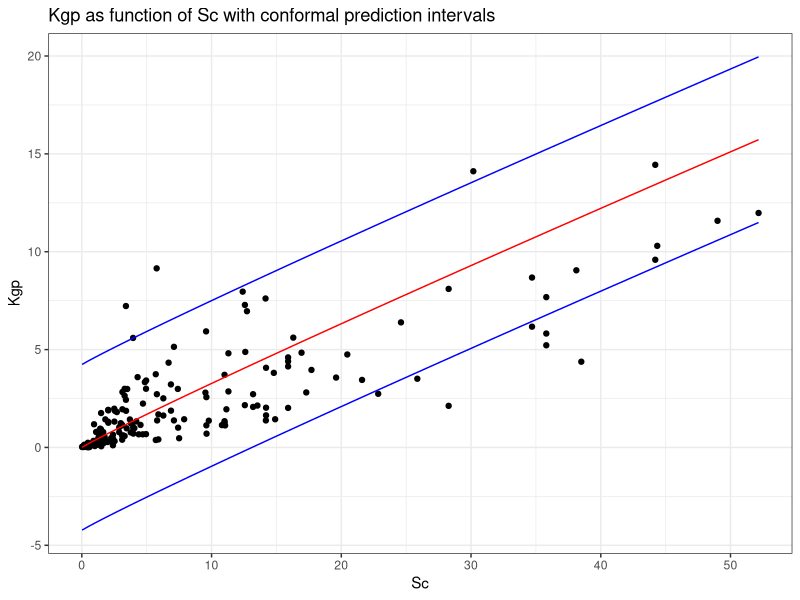
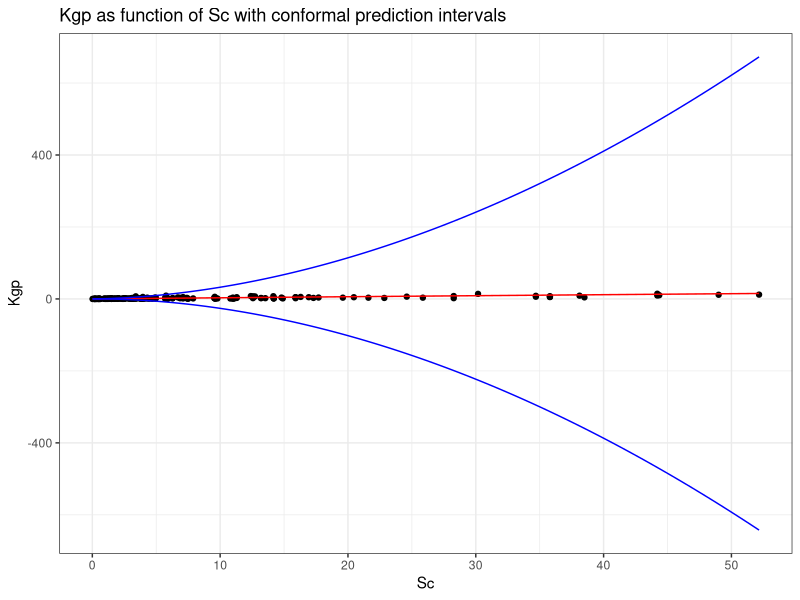
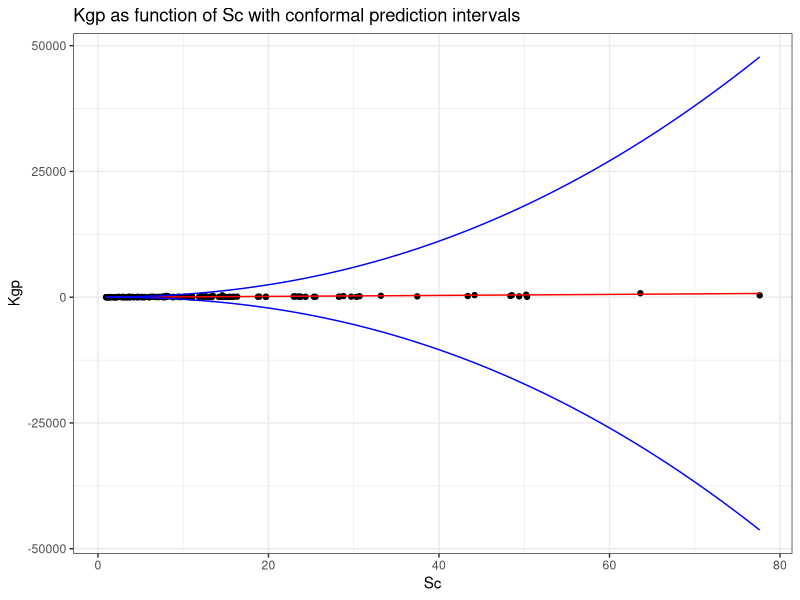

These charts were generated, in order, by the following R code: (Note: this script raises an error after producing the figures.)
library(tidyverse)
library(ggplot2)
library(dplyr)

leafs_log <- read.csv('Data/leafs_log.csv')
roots_log <- read.csv('Data/roots_log.csv')
wood_log <- read.csv('Data/wood_log.csv')

train_leafs_log <- read.csv('Data/train_leafs_log.csv')
train_roots_log <- read.csv('Data/train_roots_log.csv')
train_wood_log<- read.csv('Data/train_wood_log.csv')

test_leafs_log <- read.csv('Data/test_leafs_log.csv')
test_roots_log <- read.csv('Data/test_roots_log.csv')
test_wood_log<- read.csv('Data/test_wood_log.csv')

leafs_train <- read.csv('Data/train_leafs.csv')
roots_train <- read.csv('Data/train_roots.csv')
wood_train<- read.csv('Data/train_wood.csv')

test_leafs <- read.csv('Data/test_leafs.csv')
test_roots <- read.csv('Data/test_roots.csv')
test_wood <- read.csv('Data/test_wood.csv')

####################################################################
#Log-log ols--------------------------------------------------------
####################################################################

pred_int_making_1 <- function(train_data) {
  #Test and calibration
  picked <- sample(seq(1, nrow(train_data)), 0.8*nrow(train_data))
  train <- train_data[picked,]
  cali <- train_data[-picked,]
  cali <- cali %>% mutate(Sc = exp(Sc), Kgp = exp(Kgp))

  #Linear model
  lm <- lm(Kgp ~ Sc, train)
  var_hat <- sum(lm$residuals^2)/(nrow(train)-1)
  f_hat <- function(x) exp(lm$coefficients[[1]])*x^lm$coefficients[[2]]
  f_hat_adj <- function(x) exp(lm$coefficients[[1]])*x^lm$coefficients[[2]]*exp(var_hat/2)
  var_y_hat <- function(x) exp(2*(lm$coefficients[[1]]+log(x)*lm$coefficients[[2]])+var_hat)*(exp(var_hat)-1)

  # Heuristic notion of uncertainty
  mse <- sort((f_hat(cali$Sc) - cali$Kgp)^2)
  mse_adj <- sort((f_hat_adj(cali$Sc) - cali$Kgp)^2)
  quanti <- ceiling((nrow(cali)+1)*(1-0.1))
  q_hat <- mse[quanti]
  q_hat_adj <- mse_adj[quanti]
  
  #Prediction interval functions
  
  upper_1 <- function(x) f_hat(x) + sqrt(q_hat)
  lower_1 <- function(x) f_hat(x) - sqrt(q_hat)
  
  upper_2 <- function(x) f_hat_adj(x) + sqrt(q_hat_adj)
  lower_2 <- function(x) f_hat_adj(x) - sqrt(q_hat_adj)
  
  return(list(f_hat_adj, f_hat, lower_1, upper_1, lower_2, upper_2))
}
pred_int_making_2 <- function(train_data) {
  #Test and calibration
  picked <- sample(seq(1, nrow(train_data)), 0.8*nrow(train_data))
  train <- train_data[picked,]
  cali <- train_data[-picked,]
  cali <- cali %>% mutate(Sc = exp(Sc), Kgp = exp(Kgp))
  
  #Linear model
  lm <- lm(Kgp ~ Sc, train)
  var_hat <- sum(lm$residuals^2)/(nrow(train)-1)
  f_hat <- function(x) exp(lm$coefficients[[1]])*x^lm$coefficients[[2]]*exp(var_hat/2)
  var_y_hat <- function(x) exp(2*(lm$coefficients[[1]]+log(x)*lm$coefficients[[2]])+var_hat)*(exp(var_hat)-1)
  
  # Heuristic notion of uncertainty
  score <- sort(abs(f_hat(cali$Sc) - cali$Kgp)/var_y_hat(cali$Sc))
  quanti <- ceiling((nrow(cali)+1)*(1-0.1))
  q_hat <- score[quanti]
  
  #Prediction intervals
  upper <- function(x) f_hat(x) + q_hat*var_y_hat(x)
  lower <- function(x) f_hat(x) - q_hat*var_y_hat(x)
  
  return(list(f_hat, lower, upper))
}

a <- pred_int_making_1(train_leafs_log)
b <- pred_int_making_1(train_wood_log)
#c <- pred_int_making(train_roots_log)
c <- pred_int_making_2(train_leafs_log)
d <- pred_int_making_2(train_wood_log)

#Der er ikke nok data punkter i roots --  vi får NA's

#Coverage på test set

mean(a[[3]](test_leafs$Sc) <= test_leafs$Kgp & test_leafs$Kgp  <= a[[4]](test_leafs$Sc))
mean(b[[3]](test_wood$Sc) <= test_wood$Kgp & test_wood$Kgp  <= b[[4]](test_wood$Sc))
mean(a[[5]](test_leafs$Sc) <= test_leafs$Kgp & test_leafs$Kgp  <= a[[6]](test_leafs$Sc))
mean(b[[5]](test_wood$Sc) <= test_wood$Kgp & test_wood$Kgp  <= b[[6]](test_wood$Sc))
mean(c[[2]](test_leafs$Sc) <= test_leafs$Kgp & test_leafs$Kgp  <= c[[3]](test_leafs$Sc))
mean(d[[2]](test_wood$Sc) <= test_wood$Kgp & test_wood$Kgp  <= d[[3]](test_wood$Sc))

ggplot(test_leafs, aes(x = Sc, y = Kgp)) + 
  geom_point() + 
  theme_bw() +
  xlab('Sc') + 
  ylab('Kgp')+
  geom_function(fun = a[[1]], colour = "red") +
  geom_function(fun = a[[5]], colour = "blue") +
  geom_function(fun = a[[6]], colour = "blue") +
  labs(title = "Kgp as function of Sc with conformal prediction intervals")


#De her to er efter metoderne i noten, men de bliver bare virkelig bred

ggplot(test_leafs, aes(x = Sc, y = Kgp)) + 
  geom_point() + 
  theme_bw() +
  xlab('Sc') + 
  ylab('Kgp')+
  geom_function(fun = c[[1]], colour = "red") +
  geom_function(fun = c[[2]], colour = "blue") +
  geom_function(fun = c[[3]], colour = "blue") +
  labs(title = "Kgp as function of Sc with conformal prediction intervals")

ggplot(test_wood, aes(x = Sc, y = Kgp)) + 
  geom_point() + 
  theme_bw() +
  xlab('Sc') + 
  ylab('Kgp')+
  geom_function(fun = d[[1]], colour = "red") +
  geom_function(fun = d[[2]], colour = "blue") +
  geom_function(fun = d[[3]], colour = "blue") +
  labs(title = "Kgp as function of Sc with conformal prediction intervals")


#Distribution of coverage by resampling

cv_cov <- function(data, k, alpha) {
  cov <- c()
  n <- nrow(data)
  group <- sample(rep(1:k, length.out = n))
  for (i in (1:k)){
    #Fit model
    if (i != k){
      data_cv <- data[group != i & group != (i+1), ]
      n_cv <- nrow(data_cv)
      n_cali <- nrow(data[group == i, ])
      
      lm_cv <- lm(Kgp ~ Sc, data = data_cv)
      f_hat <- function(x) lm_cv$coefficients[[2]]*x + lm_cv$coefficients[[1]]
      
      # Heuristic notion of uncertainty
      mse <- sort((f_hat(data[group == i, ]$Sc) - data[group == i, ]$Kgp)^2)
      quanti <- ceiling((n_cali+1)*(1-alpha))
      q_hat <- mse[quanti]
      print(q_hat)
      
      # Coverage
      up_cv <- f_hat(data[group == (i+1), ]$Sc) + sqrt(q_hat)
      low_cv <- f_hat(data[group == (i+1), ]$Sc) - sqrt(q_hat)
      
      cov[i] <- mean(low_cv <= data[group == (i+1), ]$Kgp & data[group == (i+1), ]$Kgp  <= up_cv)
    }
    else {
      data_cv <- data[group != k & group != 1, ]
      n_cv <- nrow(data_cv)
      n_cali <- nrow(data[group == k, ])
      
      lm_cv <- lm(Kgp ~ Sc, data = data_cv)
      f_hat <- function(x) lm_cv$coefficients[[2]]*x + lm_cv$coefficients[[1]]
      
      # Heuristic notion of uncertainty
      
      mse <- sort((f_hat(data[group == k, ]$Sc) - data[group == k, ]$Kgp)^2)
      quanti <- ceiling((n_cali+1)*(1-alpha))
      q_hat <- mse[quanti]
      
      # Conformal prediction interval
      up_cv <- f_hat(data[group == 1, ]$Sc) + sqrt(q_hat)
      low_cv <- f_hat(data[group == 1, ]$Sc) - sqrt(q_hat)
      
      # Coverage
      cov[i] <- mean(low_cv <= data[group == 1, ]$Kgp & data[group == 1, ]$Kgp  <= up_cv)
    }
  }
  return(tibble("Coverage" = cov))
}

cv_cov(leafs_log,10,0.1)


# Conformal prediction på den tilbagetransformerede model

lm_leafs_log <- lm(Kgp ~ Sc, data = train_leafs_log)
var_hat <- var(lm_leafs_log$residuals)
f_hat_leafs <- function(x) exp(lm_leafs_log$coefficients[[1]] + lm_leafs_log$coefficients[[2]]*x)

mse <- sort((f_hat_leafs(cali_leafs_log$Sc) - exp(cali_leafs_log$Kgp))^2)
quanti <- ceiling((nrow(cali_leafs_log)+1)*(1-0.1))
q_hat <- mse[quanti]

upper <- function(x) f_hat_leafs(exp(x)) + sqrt(q_hat)
lower <- function(x) f_hat_leafs(exp(x)) - sqrt(q_hat)

ggplot(test_leafs_log, aes(x = Sc, y = exp(Kgp))) + 
  geom_point() + 
  theme_bw() +
  xlab('log(Sc)') + 
  ylab('log(Kgp)')+
  geom_function(fun = f_hat_leafs, colour = "red") +
  geom_function(fun = upper_1, colour = "blue") +
  geom_function(fun = lower_1, colour = "blue") +
  labs(title = "Kgp as function of Sc with conformal prediction intervals")

up <- f_hat_leafs(test_leafs_log$Sc) + sqrt(q_hat)
low <- f_hat_leafs(test_leafs_log$Sc) - sqrt(q_hat)
mean(low <= exp(test_leafs_log$Kgp) & exp(test_leafs_log$Kgp)  <= up)

#Adjusted

f_hat_leafs_adj <- function(x) f_hat_leafs(x)*exp(var_hat[1]/2)

mse <- sort((f_hat_leafs_adj(cali_leafs_log$Sc) - exp(cali_leafs_log$Kgp))^2)
quanti <- ceiling((nrow(cali_leafs_log)+1)*(1-0.1))
q_hat <- mse[quanti]

# Conformal prediction interval

upper_1 <- function(x) f_hat_leafs_adj(x) + sqrt(q_hat)
lower_1 <- function(x) f_hat_leafs_adj(x) - sqrt(q_hat)

ggplot(test_leafs_log, aes(x = Sc, y = exp(Kgp))) + 
  geom_point() + 
  theme_bw() +
  xlab('log(Sc)') + 
  ylab('log(Kgp)')+
  geom_function(fun = f_hat_leafs_adj, colour = "red") +
  geom_function(fun = upper_1, colour = "blue") +
  geom_function(fun = lower_1, colour = "blue") +
  labs(title = "Kgp as function of Sc with conformal prediction intervals")

#Coverage

up <- f_hat_leafs_adj(test_leafs_log$Sc) + sqrt(q_hat)
low <- f_hat_leafs_adj(test_leafs_log$Sc) - sqrt(q_hat)
mean(low <= exp(test_leafs_log$Kgp) & exp(test_leafs_log$Kgp)  <= up)


#cv

cv_cov <- function(data, k, alpha) {
  cov <- c()
  n <- nrow(data)
  group <- sample(rep(1:k, length.out = n))
  for (i in (1:k)){
    #Fit model
    if (i != k){
      data_cv <- data[group != i & group != (i+1), ]
      n_cv <- nrow(data_cv)
      n_cali <- nrow(data[group == i, ])
      
      lm_cv <- lm(Kgp ~ Sc, data = data_cv)
      f_hat <- function(x) lm_cv$coefficients[[2]]*x + lm_cv$coefficients[[1]]
      
      # Heuristic notion of uncertainty
      mse <- sort((f_hat(data[group == i, ]$Sc) - data[group == i, ]$Kgp)^2)
      quanti <- ceiling((n_cali+1)*(1-alpha))
      q_hat <- mse[quanti]
      print(q_hat)
      
      # Coverage
      up_cv <- f_hat(data[group == (i+1), ]$Sc) + sqrt(q_hat)
      low_cv <- f_hat(data[group == (i+1), ]$Sc) - sqrt(q_hat)
      
      cov[i] <- mean(low_cv <= data[group == (i+1), ]$Kgp & data[group == (i+1), ]$Kgp  <= up_cv)
    }
    else {
      data_cv <- data[group != k & group != 1, ]
      n_cv <- nrow(data_cv)
      n_cali <- nrow(data[group == k, ])
      
      lm_cv <- lm(Kgp ~ Sc, data = data_cv)
      f_hat <- function(x) lm_cv$coefficients[[2]]*x + lm_cv$coefficients[[1]]
      
      # Heuristic notion of uncertainty
      
      mse <- sort((f_hat(data[group == k, ]$Sc) - data[group == k, ]$Kgp)^2)
      quanti <- ceiling((n_cali+1)*(1-alpha))
      q_hat <- mse[quanti]
      
      # Conformal prediction interval
      up_cv <- f_hat(data[group == 1, ]$Sc) + sqrt(q_hat)
      low_cv <- f_hat(data[group == 1, ]$Sc) - sqrt(q_hat)
      
      # Coverage
      cov[i] <- mean(low_cv <= data[group == 1, ]$Kgp & data[group == 1, ]$Kgp  <= up_cv)
    }
  }
  return(tibble("Coverage" = cov))
}

cv_cov(leafs_log,10,0.1)

